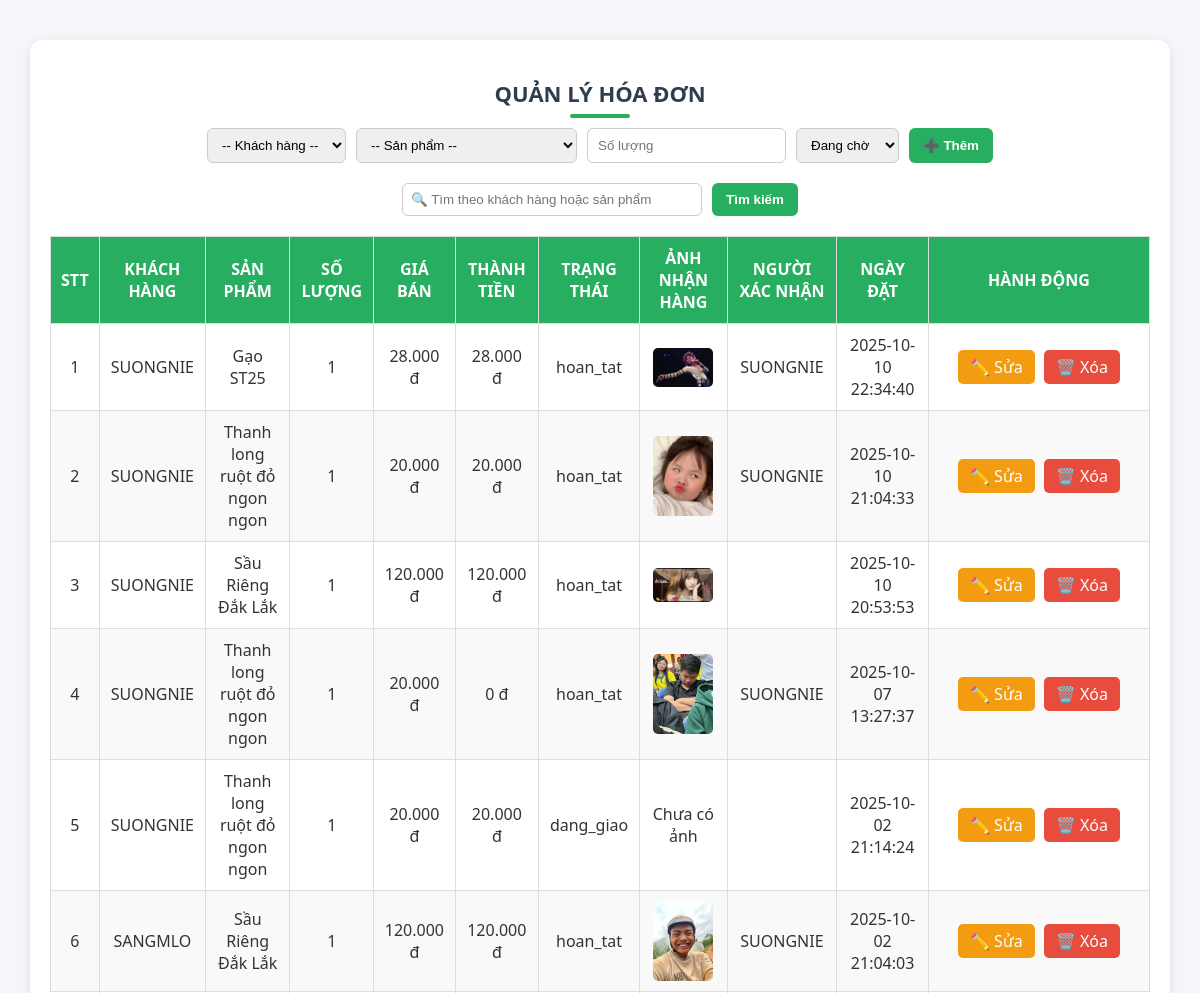
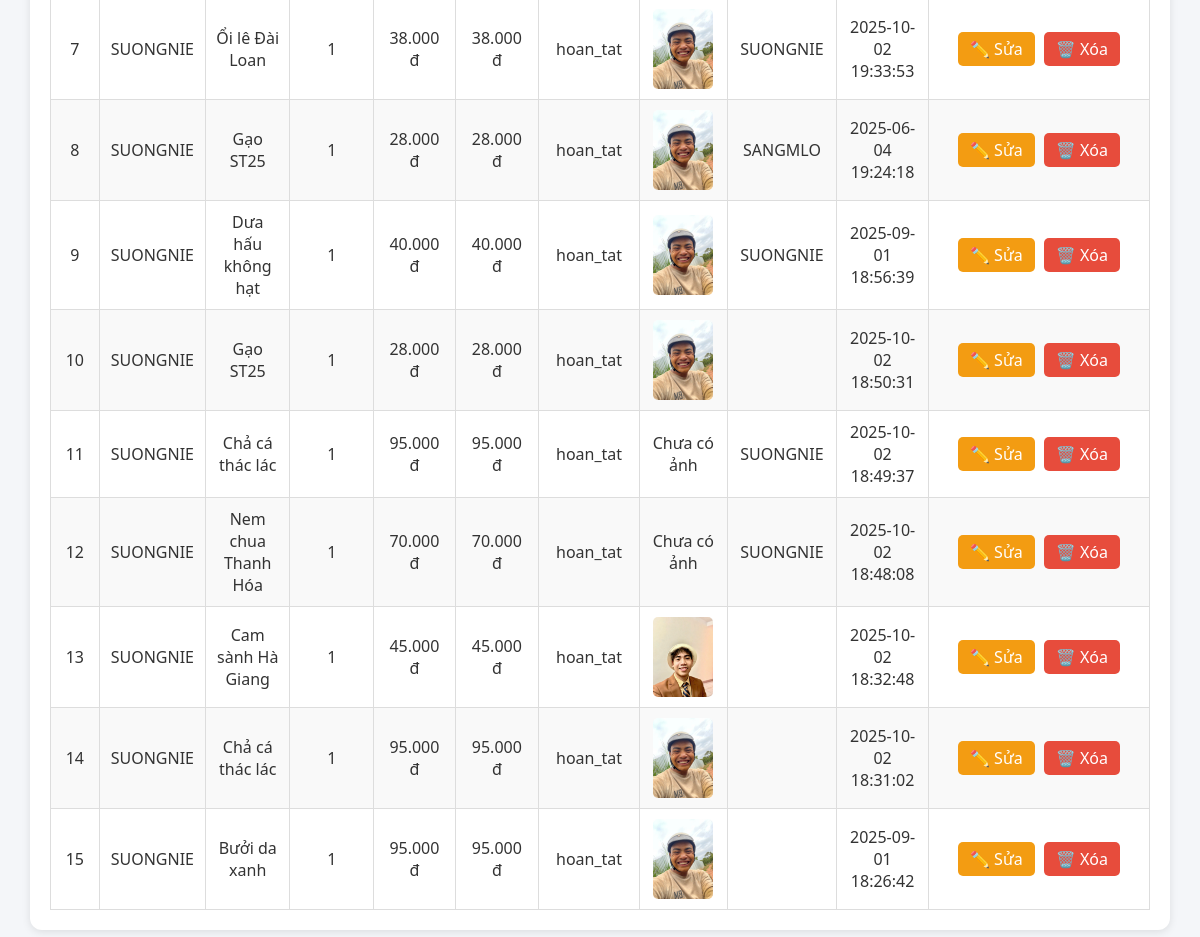
Page /admin/quanly_hd/hienthihd.php on the committed database (2 pictures, top to bottom).
### tables this page shows
CREATE TABLE `lichsugiaodich` (
  `id` int(11) NOT NULL,
  `id_donhang` int(11) NOT NULL,
  `id_nguoidung` int(11) NOT NULL,
  `id_sanpham` int(11) NOT NULL,
  `tensanpham` varchar(255) NOT NULL,
  `hinhanh` varchar(255) DEFAULT NULL,
  `loai_sanpham` varchar(255) DEFAULT NULL,
  `thuonghieu` varchar(255) DEFAULT NULL,
  `soluong` int(11) NOT NULL,
  `giaban` decimal(15,0) NOT NULL,
  `tongtien` decimal(15,0) NOT NULL,
  `ngaygiaodich` datetime DEFAULT current_timestamp(),
  `trangthai` enum('dang_cho','dang_giao','hoan_tat') NOT NULL DEFAULT 'dang_cho',
  `ngaydat` datetime DEFAULT NULL,
  `diem_sudung` int(11) NOT NULL,
  `anh_nhanhang` varchar(255) DEFAULT NULL,
  `phuongthucthanhtoan` varchar(50) NOT NULL DEFAULT 'cod'
);

CREATE TABLE `taikhoan` (
  `id` int(11) NOT NULL,
  `username` varchar(50) NOT NULL,
  `email` varchar(100) NOT NULL,
  `diachi` varchar(255) NOT NULL,
  `password` varchar(255) NOT NULL,
  `phone` varchar(15) DEFAULT NULL,
  `created_at` timestamp NOT NULL DEFAULT current_timestamp(),
  `role` enum('admin','user') NOT NULL DEFAULT 'user',
  `diem` int(11) DEFAULT 0,
  `avatar` varchar(255) NOT NULL
);

CREATE TABLE `sanpham` (
  `id` int(11) NOT NULL,
  `tensp` varchar(255) NOT NULL,
  `gia` decimal(15,0) NOT NULL,
  `giakhuyenmai` decimal(15,2) DEFAULT NULL,
  `giamgia` int(11) DEFAULT NULL,
  `hinhanh` varchar(255) NOT NULL,
  `mota` text DEFAULT NULL,
  `soluong` int(11) DEFAULT 0,
  `id_loai` int(11) DEFAULT NULL,
  `id_thuonghieu` int(11) DEFAULT NULL,
  `likes` int(11) DEFAULT 0,
  `ngaythem` datetime NOT NULL DEFAULT current_timestamp(),
  `trangthai` enum('an','hien') NOT NULL DEFAULT 'hien'
);

CREATE TABLE `donhang` (
  `id` int(11) NOT NULL,
  `id_nguoidung` int(11) NOT NULL,
  `id_admin` int(11) DEFAULT NULL,
  `id_sanpham` int(11) NOT NULL,
  `tensanpham` varchar(255) DEFAULT NULL,
  `hinhanh` varchar(255) DEFAULT NULL,
  `loai_sanpham` varchar(255) DEFAULT NULL,
  `thuonghieu` varchar(255) DEFAULT NULL,
  `soluong` int(11) NOT NULL,
  `giaban` decimal(15,0) NOT NULL,
  `ngaydat` datetime DEFAULT current_timestamp(),
  `thanhtien` decimal(15,2) NOT NULL DEFAULT 0.00,
  `trangthai` enum('dang_cho','dang_giao','hoan_tat','da_huy') NOT NULL DEFAULT 'dang_cho',
  `diem_sudung` int(11) NOT NULL,
  `phuongthucthanhtoan` varchar(50) NOT NULL DEFAULT 'cod'
);

### admin/quanly_hd/hienthihd.php (the view, shortened to what this page needs)
<?php
$conn = mysqli_connect("localhost", "root", "", "banhangonline");
mysqli_set_charset($conn, "utf8");
$search = isset($_GET['search']) ? trim($_GET['search']) : "";
$where = $search ? "AND (taikhoan.username LIKE '%" . mysqli_real_escape_string($conn, $search) . "%'
                   OR sanpham.tensp LIKE '%" . mysqli_real_escape_string($conn, $search) . "%')" : "";
$sql = "SELECT donhang.*, taikhoan.username, sanpham.tensp, lichsugiaodich.anh_nhanhang, a.username AS nhanvien_xacnhan
        FROM donhang
        JOIN taikhoan ON donhang.id_nguoidung = taikhoan.id
        JOIN sanpham ON donhang.id_sanpham = sanpham.id
        LEFT JOIN taikhoan a ON donhang.id_admin = a.id
        LEFT JOIN lichsugiaodich ON donhang.id = lichsugiaodich.id_donhang
        WHERE 1 $where
        ORDER BY donhang.id DESC";
$result = mysqli_query($conn, $sql);
?>
<div class="container">
    <h2>Quản lý hóa đơn</h2>
    <form method="post">
        <select name="id_nguoidung" required>
            <option value="">-- Khách hàng --</option>
        </select>
        <select name="id_sanpham" required>
            <option value="">-- Sản phẩm --</option>
        </select>
        <input type="number" name="soluong" placeholder="Số lượng" required>
        <select name="trangthai">
            <option value="dang_cho">Đang chờ</option>
        </select>
        <button type="submit" name="add">➕ Thêm</button>
    </form>
    <form method="get" style="margin-bottom:20px; text-align:center;">
        <input type="text" name="search" value="<?= htmlspecialchars($search, ENT_QUOTES) ?>"
               placeholder="🔍 Tìm theo khách hàng hoặc sản phẩm" style="padding:8px;width:300px;">
        <button type="submit" style="padding:8px 14px;">Tìm kiếm</button>
    </form>
    <table class="table-order">
        <thead>
            <tr>
                <th>STT</th>
                <th>Khách hàng</th>
                <th>Sản phẩm</th>
                <th>Số lượng</th>
                <th>Giá bán</th>
                <th>Thành tiền</th>
                <th>Trạng thái</th>
                <th>Ảnh nhận hàng</th>
                <th>Người xác nhận</th>
                <th>Ngày đặt</th>
                <th width="200">Hành động</th>
            </tr>
        </thead>
        <tbody>
<?php
if (mysqli_num_rows($result) > 0) {
    $stt = 1;
    while ($row = mysqli_fetch_assoc($result)) {
        echo "<tr>";
        if (isset($_GET['edit']) && $_GET['edit'] == $row['id']) {
            echo "<form method='post' enctype='multipart/form-data'>
                    <td>".$stt."<input type='hidden' name='id' value='".$row['id']."'></td>
                    <td>".$row['username']."</td>
                    <td>".$row['tensp']."</td>
                    <td><input type='number' name='soluong' value='".$row['soluong']."' required></td>
                    <td><input type='number' name='giaban' value='".$row['giaban']."' required></td>
                    <td>".number_format($row['soluong']*$row['giaban'],0,",",".")." đ</td>
                    <td>
                        <select name='trangthai'>
                            <option ".($row['trangthai']=="dang_cho"?"selected":"")." value='dang_cho'>Đang chờ</option>
                            <option ".($row['trangthai']=="dang_giao"?"selected":"")." value='dang_giao'>Đang giao</option>
                            <option ".($row['trangthai']=="hoan_tat"?"selected":"")." value='hoan_tat'>Hoàn tất</option>
                        </select>
                    </td>
                    <td>";
            if (!empty($row['anh_nhanhang'])) {
                echo "<img src='uploads/".$row['anh_nhanhang']."' style='width:60px; height:auto; border-radius:5px;'>";
            } else {
                echo "<input type='file' name='anh_nhanhang' accept='image/*' style='width:100px;'>";
            }
            echo "</td>
                  <td>".htmlspecialchars($row['nhanvien_xacnhan'] ?? '')."</td>
                  <td>".$row['ngaydat']."</td>
                  <td>
                      <button type='submit' name='update'>💾 Lưu</button>
                      <a href='index.php?admin=hienthihd' class='cancel'>❌ Hủy</a>
                  </td>
                  </form>";
        } else {
            echo "<td>".$stt."</td>
                  <td>".$row['username']."</td>
                  <td>".$row['tensp']."</td>
                  <td>".$row['soluong']."</td>
                  <td>".number_format($row['giaban'],0,",",".")." đ</td>
                  <td>".number_format($row['thanhtien'],0,",",".")." đ</td>
                  <td>".$row['trangthai']."</td>
                  <td>";
            $anh = isset($row['anh_nhanhang']) ? $row['anh_nhanhang'] : '';
            $fullPath = $_SERVER['DOCUMENT_ROOT'].'/banhangonline/uploads/'.$anh;
            if (!empty($anh) && file_exists($fullPath)) {
                echo "<img src='/banhangonline/uploads/".htmlspecialchars($anh)."' style='width:60px; height:auto; border-radius:5px;'>";
            } else {
                echo "Chưa có ảnh";
            }
            echo "</td>
                  <td>".htmlspecialchars($row['nhanvien_xacnhan'] ?? '')."</td>
                  <td>".$row['ngaydat']."</td>
                  <td>
                      <a href='index.php?admin=hienthihd&edit=".$row['id']."' class='edit'>✏️ Sửa</a>
                      <a href='index.php?admin=hienthihd&delete=".$row['id']."' class='delete' onclick=\"return confirm('Xóa đơn hàng này?')\">🗑️ Xóa</a>
                  </td>";
        }
        echo "</tr>";
        $stt++;
    }
} else {
    echo "<tr><td colspan='11' class='text-muted'>Không tìm thấy đơn hàng</td></tr>";
}
?>
        </tbody>
    </table>
</div>

### admin/quanly_hd/hienthihd.php (style rules this page uses)
.container { width: 1100px; margin: 40px auto; background: #fff; padding: 20px; border-radius: 12px; box-shadow: 0px 2px 8px rgba(0,0,0,0.1); }
h2 { font-weight: 700; font-size: 22px; text-transform: uppercase; color: #2c3e50; margin-bottom: 20px; text-align: center; position: relative; }
h2::after { content: ""; position: absolute; width: 60px; height: 4px; background: #27ae60; bottom: -10px; left: 50%; transform: translateX(-50%); border-radius: 2px; }
form { display: flex; gap: 10px; margin-bottom: 20px; justify-content: center; }
form input, form select { padding: 8px 10px; border: 1px solid #ccc; border-radius: 6px; }
form button { padding: 8px 14px; background: #27ae60; border: none; border-radius: 6px; color: #fff; cursor: pointer; font-weight: bold; transition: 0.3s; }
.table-order { width: 100%; border-collapse: collapse; }
.table-order th, .table-order td { border: 1px solid #ddd; padding: 10px; text-align: center; }
.table-order th { background: #27ae60; color: white; text-transform: uppercase; }
.table-order tr:nth-child(even) { background: #f9f9f9; }
a.edit, button[name="update"] { background: #f39c12; padding: 6px 12px; color: #fff; border-radius: 5px; text-decoration: none; margin-right: 5px; }
a.delete { background: #e74c3c; padding: 6px 12px; color: #fff; border-radius: 5px; text-decoration: none; }

### rows in the picture
lichsugiaodich: id_nguoidung.username "SUONGNIE", id_sanpham.tensp "Gạo ST25", id_donhang.soluong "1", id_donhang.giaban "28.000", id_donhang.thanhtien "28.000", id_donhang.trangthai "hoan_tat", anh_nhanhang (picture), id_donhang.ngaydat "2025-10-10 22:34:40"
lichsugiaodich: id_nguoidung.username "SUONGNIE", id_sanpham.tensp "Thanh long ruột đỏ ngon ngon", id_donhang.soluong "1", id_donhang.giaban "20.000", id_donhang.thanhtien "20.000", id_donhang.trangthai "hoan_tat", anh_nhanhang (picture), id_donhang.ngaydat "2025-10-10 21:04:33"
lichsugiaodich: id_nguoidung.username "SUONGNIE", id_sanpham.tensp "Sầu Riêng Đắk Lắk", id_donhang.soluong "1", id_donhang.giaban "120.000", id_donhang.thanhtien "120.000", id_donhang.trangthai "hoan_tat", anh_nhanhang (picture), id_donhang.ngaydat "2025-10-10 20:53:53"
lichsugiaodich: id_nguoidung.username "SUONGNIE", id_sanpham.tensp "Thanh long ruột đỏ ngon ngon", id_donhang.soluong "1", id_donhang.giaban "20.000", id_donhang.thanhtien "0", id_donhang.trangthai "hoan_tat", anh_nhanhang (picture), id_donhang.ngaydat "2025-10-07 13:27:37"
donhang: id_nguoidung.username "SUONGNIE", id_sanpham.tensp "Thanh long ruột đỏ ngon ngon", soluong "1", giaban "20.000", thanhtien "20.000", trangthai "dang_giao", shows "Chưa có ảnh", ngaydat "2025-10-02 21:14:24"
lichsugiaodich: id_nguoidung.username "SANGMLO", id_sanpham.tensp "Sầu Riêng Đắk Lắk", id_donhang.soluong "1", id_donhang.giaban "120.000", id_donhang.thanhtien "120.000", id_donhang.trangthai "hoan_tat", anh_nhanhang (picture), taikhoan.username "SUONGNIE", id_donhang.ngaydat "2025-10-02 21:04:03"
lichsugiaodich: id_nguoidung.username "SUONGNIE", id_sanpham.tensp "Ổi lê Đài Loan", id_donhang.soluong "1", id_donhang.giaban "38.000", id_donhang.thanhtien "38.000", id_donhang.trangthai "hoan_tat", anh_nhanhang (picture), id_donhang.ngaydat "2025-10-02 19:33:53"
lichsugiaodich: id_nguoidung.username "SUONGNIE", id_sanpham.tensp "Gạo ST25", id_donhang.soluong "1", id_donhang.giaban "28.000", id_donhang.thanhtien "28.000", id_donhang.trangthai "hoan_tat", anh_nhanhang (picture), taikhoan.username "SANGMLO", id_donhang.ngaydat "2025-06-04 19:24:18"
lichsugiaodich: id_nguoidung.username "SUONGNIE", id_sanpham.tensp "Dưa hấu không hạt", id_donhang.soluong "1", id_donhang.giaban "40.000", id_donhang.thanhtien "40.000", id_donhang.trangthai "hoan_tat", anh_nhanhang (picture), id_donhang.ngaydat "2025-09-01 18:56:39"
lichsugiaodich: id_nguoidung.username "SUONGNIE", id_sanpham.tensp "Gạo ST25", id_donhang.soluong "1", id_donhang.giaban "28.000", id_donhang.thanhtien "28.000", id_donhang.trangthai "hoan_tat", anh_nhanhang (picture), id_donhang.ngaydat "2025-10-02 18:50:31"
donhang: id_nguoidung.username "SUONGNIE", id_sanpham.tensp "Chả cá thác lác", soluong "1", giaban "95.000", thanhtien "95.000", trangthai "hoan_tat", shows "Chưa có ảnh", ngaydat "2025-10-02 18:49:37"
donhang: id_nguoidung.username "SUONGNIE", id_sanpham.tensp "Nem chua Thanh Hóa", soluong "1", giaban "70.000", thanhtien "70.000", trangthai "hoan_tat", shows "Chưa có ảnh", ngaydat "2025-10-02 18:48:08"
lichsugiaodich: id_nguoidung.username "SUONGNIE", id_sanpham.tensp "Cam sành Hà Giang", id_donhang.soluong "1", id_donhang.giaban "45.000", id_donhang.thanhtien "45.000", id_donhang.trangthai "hoan_tat", anh_nhanhang (picture), id_donhang.ngaydat "2025-10-02 18:32:48"
lichsugiaodich: id_nguoidung.username "SUONGNIE", id_sanpham.tensp "Chả cá thác lác", id_donhang.soluong "1", id_donhang.giaban "95.000", id_donhang.thanhtien "95.000", id_donhang.trangthai "hoan_tat", anh_nhanhang (picture), id_donhang.ngaydat "2025-10-02 18:31:02"
lichsugiaodich: id_nguoidung.username "SUONGNIE", id_sanpham.tensp "Bưởi da xanh", id_donhang.soluong "1", id_donhang.giaban "95.000", id_donhang.thanhtien "95.000", id_donhang.trangthai "hoan_tat", anh_nhanhang (picture), id_donhang.ngaydat "2025-09-01 18:26:42"
